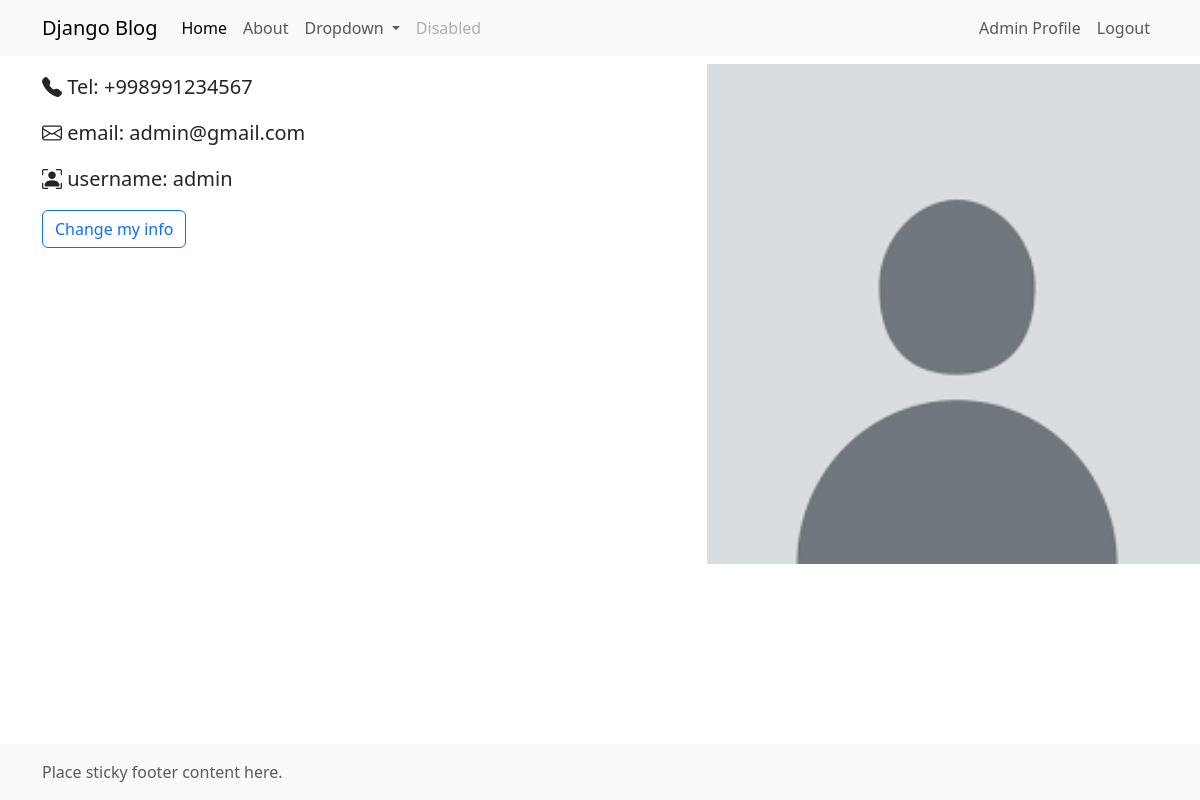
The app's page /profile/ (signed in) with its own data.
### blog/models/user.py (models this page shows, shortened)
class CustomUser(AbstractUser):
    phone = models.CharField(unique=True)
    USERNAME_FIELD = 'phone'
    REQUIRED_FIELDS = ['username']

### blog/views.py (the view)
# urls.py: path('profile/', blog_views.profile, name='profile'),
def profile(request):
    user = get_object_or_404(CustomUser, id=request.user.id)
    profile = Profile.objects.filter(user__id=user.id).first()
    context = {
        "user": user,
        "profile": profile
    }
    return render(request, 'user/profile.html', context=context)

### templates/user/profile.html (shortened to what this page needs)
{% extends 'blog/base.html' %}
{% load static %}
{% load crispy_forms_tags %}
{% block content %}
    <div class="row featurette my-2">
        <div class="col-md-7">
            <p class="lead"><i class="bi bi-telephone-fill"></i> Tel: {{ user.phone }}</p>
            <p class="lead"><i class="bi bi-envelope"></i> email: {{ user.email }}</p>
            <p class="lead"><i class="bi bi-person-bounding-box"></i> username: {{ user.username }}</p>
            <a href="{% url 'change_profile' %}" class="btn btn-outline-primary">Change my info</a>
        </div>
        <div class="col-md-5">
            {% if profile.image %}
                <img style="width: 500px; height: 500px; object-fit: cover;" src="{{ profile.image.url }}" alt="Rasm">
            {% else %}
                <img style="width: 500px; height: 500px; object-fit: cover;" src="{% static 'img/default.png' %}"
                     alt="Rasm">
            {% endif %}
        </div>
    </div>
{% endblock %}

### templates/blog/base.html (shortened to what this page needs)
{% load static %}
{% load crispy_forms_tags %}
<!doctype html>
<html lang="en" class="h-100" data-bs-theme="light">
<head>
    <link rel="stylesheet" href="{% static 'blog/main.css' %}">
    <link href="https://cdn.jsdelivr.net/npm/bootstrap@5.3.6/dist/css/bootstrap.min.css" rel="stylesheet"
>
    <link rel="stylesheet" href="https://cdn.jsdelivr.net/npm/bootstrap-icons@1.13.1/font/bootstrap-icons.min.css">
</head>
<body class="d-flex flex-column h-100">
<nav class="navbar navbar-expand-lg bg-body-tertiary">
    <div class="container">
        <a class="navbar-brand" href="#">Django Blog</a>
        <div class="collapse navbar-collapse" id="navbarSupportedContent">
            {% if user.is_authenticated %}
                <ul class="navbar-nav me-auto mb-2 mb-lg-0">
                    <li class="nav-item">
                        <a class="nav-link active" aria-current="page" href="{% url 'home' %}">Home</a>
                    </li>
                    <li class="nav-item">
                        <a class="nav-link" href="{% url 'about' %}">About</a>
                    </li>
                    <li class="nav-item dropdown">
                        <a class="nav-link dropdown-toggle" href="#" role="button" data-bs-toggle="dropdown"
                           aria-expanded="false">
                            Dropdown
                        </a>
                    </li>
                    <li class="nav-item">
                        <a class="nav-link disabled" aria-disabled="true">Disabled</a>
                    </li>
                </ul>
                <ul class="navbar-nav me-right mb-2 mb-lg-0">
                    <li class="nav-item">
                        <a class="nav-link" href="{% url 'profile' %}">{{ user.username|capfirst }} Profile</a>
                    </li>
                    <li class="nav-item">
                        <a class="nav-link" href="{% url 'site_logout' %}">Logout</a>
                    </li>
                </ul>
            {% endif %}
        </div>
    </div>
</nav>
<div class="container">
    {% block content %}
    {% endblock %}
</div>
{% include 'blog/footer.html' %}
</body>
</html>

### records on screen
CustomUser: username "Admin", phone "+998991234567", email "admin@gmail.com", username "admin"
